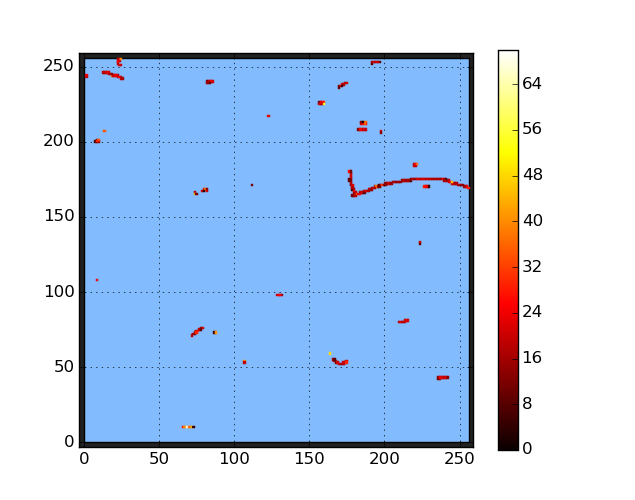
#> input picture timepixcode/test_images/test.png, 635 x 500 px
$ python threshold_and_matching.py   (Python 2 division)
#> lines starting #> are read from the running program, lines starting #| are printed output that depends on the picture
import matplotlib
import PIL
from PIL import Image
import numpy as np
import matplotlib.pyplot as plt
import time
from collections import Counter
from matplotlib import style
style.use("ggplot")

def threshold(image_path, output_path):
    # open image
#> called with image_path = 'test_images/test.png', output_path = 'test_images_thresholded/test.bmp'
    img = Image.open(image_path)
#> img is the input picture: PIL image 635x500 RGBA; mean R, G, B, A 186.6, 210.1, 238.7, 255

    # get pixel map
    pm = img.load()
    balance = []

    for y in range(img.size[1]): # every row
        for x in range(img.size[0]): #every column
            pixel = pm[x,y]      # get pixel values
            avg = sum(pixel) / 3 # calculate average intensity
            balance.append(avg)  # append to list
#> after the loop, balance = 317500 items

    # determine threshold
    threshold = sum(balance) / len(balance)
#> threshold = 296

    # threshold filter
    for y in range(img.size[1]): # every row
        for x in range(img.size[0]): #every column
            if balance[y*img.size[0] + x] > threshold:
                pm[x,y] = (255,255,255)
            else:
                pm[x,y] = (0,0,0)

    # save image
    img.save(output_path)
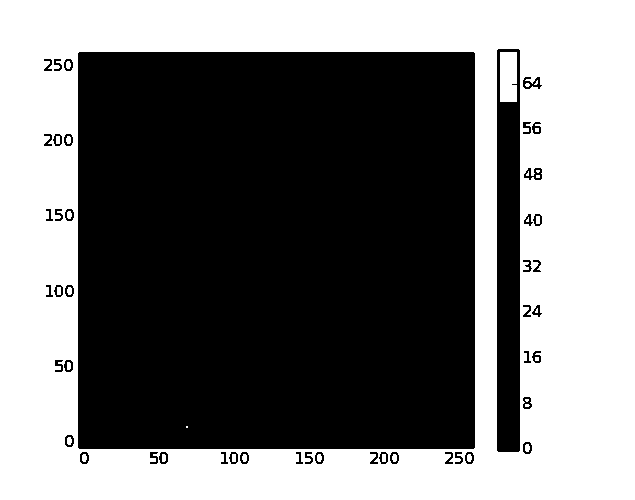
#> saved as test.bmp: PIL image 635x500 RGBA; mean R, G, B, A 119.6, 119.6, 119.6, 255

#can put some for loop here to loop over all the images

threshold('test_images/test.png','test_images_thresholded/test.bmp')

def whichcluster(filepath):
	matchedarray = []
#> (the run stopped early here; a loop or call above may not have finished)
